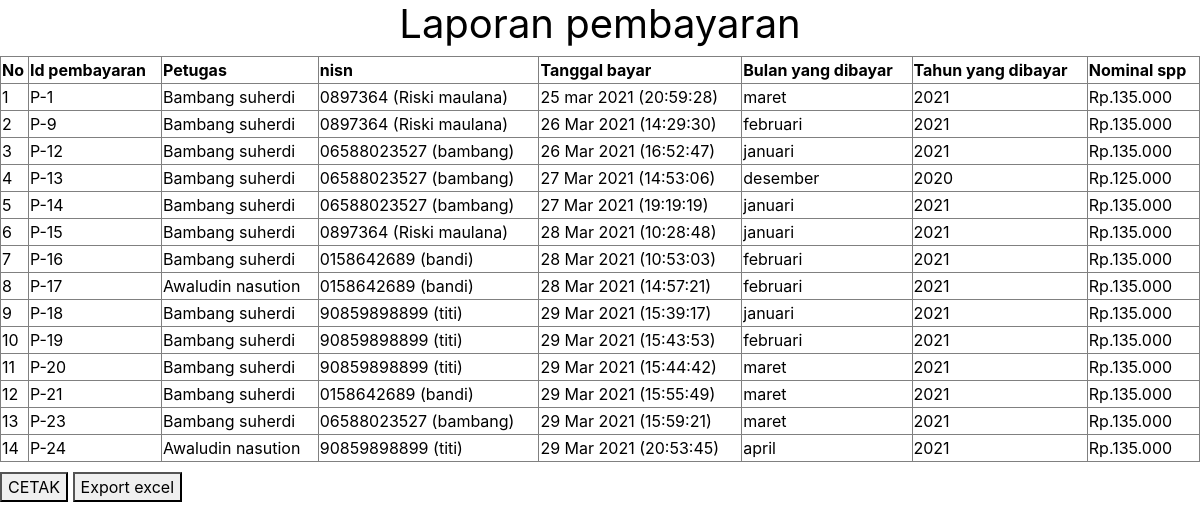
The app's page /laporan/daftar_pembayaran.php with its own data.
### tables this page shows
CREATE TABLE `pembayaran` (
  `id_pembayaran` int(11) NOT NULL,
  `id_petugas` int(11) NOT NULL,
  `id_siswa` int(11) NOT NULL,
  `tgl_bayar` varchar(20) NOT NULL,
  `bulan_bayar` varchar(10) NOT NULL,
  `tahun_bayar` varchar(4) NOT NULL,
  `id_spp` int(11) NOT NULL,
  `jumlah_bayar` int(20) NOT NULL,
  `jumlah_kembalian` int(20) NOT NULL,
  `jam_bayar` varchar(8) NOT NULL
);

CREATE TABLE `petugas` (
  `id_petugas` int(11) NOT NULL,
  `username` varchar(25) NOT NULL,
  `password` varchar(32) NOT NULL,
  `nama_petugas` varchar(35) NOT NULL,
  `level` varchar(12) NOT NULL
);

CREATE TABLE `siswa` (
  `id_siswa` int(11) NOT NULL,
  `nisn` char(11) NOT NULL,
  `nis` char(8) NOT NULL,
  `password` varchar(20) NOT NULL,
  `nama` varchar(35) NOT NULL,
  `id_kelas` int(11) NOT NULL,
  `alamat` text NOT NULL,
  `no_telp` varchar(20) NOT NULL
);

CREATE TABLE `spp` (
  `id_spp` int(11) NOT NULL,
  `tahun` int(11) NOT NULL,
  `nominal` int(11) NOT NULL
);

### laporan/daftar_pembayaran.php (the view, shortened to what this page needs)
<!DOCTYPE html>
<html lang="en">
<head>
    <link href="../css/sb-admin-2.min.css" rel="stylesheet">
</head>
<body>
<div id="tblData" class="table-responsive">
            <h1 align="center">Laporan pembayaran <?=$cari; ?></h1>
            <table border="1"  width="100%" cellspacing="0">
            <thead>
                    <tr>
                        <th>No</th>
                        <th>Id pembayaran</th>
                        <th>Petugas</th>
                        <th>nisn</th>
                        <th>Tanggal bayar</th>
                        <th>Bulan yang dibayar</th>
                        <th>Tahun yang dibayar</th>
                        <th>Nominal spp</th>
                    </tr>
                </thead>
                <tbody>
                <?php
                        include '../config.php';
                        $sql = mysqli_query($db,"SELECT * FROM pembayaran JOIN petugas ON pembayaran.id_petugas = petugas.id_petugas JOIN spp ON pembayaran.id_spp = spp.id_spp JOIN siswa ON pembayaran.id_siswa = siswa.id_siswa WHERE pembayaran.tgl_bayar LIKE '%$cari%' ORDER by pembayaran.id_pembayaran ASC");
                        $no = 1;
                        while ($ambil = mysqli_fetch_array($sql)) {
                            $id_pembayaran = $ambil['id_pembayaran'];
                            $nama_petugas = $ambil['nama_petugas'];
                            $nisn = $ambil['nisn'];
                            $tgl_bayar = $ambil['tgl_bayar'];
                            $bulan_bayar = $ambil['bulan_bayar'];
                            $tahun_bayar = $ambil['tahun_bayar'];
                            $nominal = $ambil['nominal'];
                            $jam_bayar = $ambil['jam_bayar'];
                            $nama = $ambil['nama'];
                ?>
                    <tr>
                        <td scope="col"><?=$no++; ?></td>
                        <td scope="col">P-<?=$id_pembayaran; ?></td>
                        <td scope="col"><?=$nama_petugas; ?></td>
                        <td scope="col"><?=$nisn; ?> (<?=$nama ;?>)</td>
                        <td scope="col"><?=$tgl_bayar; ?> (<?=$jam_bayar?>)</td>
                        <td scope="col"><?=$bulan_bayar; ?></td>
                        <td scope="col"><?=$tahun_bayar; ?></td>
                        <td scope="col">Rp.<?=number_format($nominal,0,'.','.')?></td>
                    </tr>
                    <?php
                }
                ?>
                </tbody>
            </table>
        </div>
        <a  href="#" onclick="window.print();"><button class="print">CETAK</button></a>
        <button class="print" onclick="tableHtmlToExcel('tblData', 'Laporan pembayaran <?=$cari; ?>')">Export excel</button>
</body>
</html>

### laporan/daftar_pembayaran.php (style rules this page uses)
* { color: black; }
.print { margin-top: 10px; }

### records on screen
pembayaran: id_pembayaran "1", id_petugas.nama_petugas "Bambang suherdi", id_siswa.nisn "0897364", id_siswa.nama "Riski maulana", tgl_bayar "25 mar 2021", jam_bayar "20:59:28", bulan_bayar "maret", tahun_bayar "2021", id_spp.nominal "135.000"
pembayaran: id_pembayaran "9", id_petugas.nama_petugas "Bambang suherdi", id_siswa.nisn "0897364", id_siswa.nama "Riski maulana", tgl_bayar "26 Mar 2021", jam_bayar "14:29:30", bulan_bayar "februari", tahun_bayar "2021", id_spp.nominal "135.000"
pembayaran: id_pembayaran "12", id_petugas.nama_petugas "Bambang suherdi", id_siswa.nisn "06588023527", id_siswa.nama "bambang", tgl_bayar "26 Mar 2021", jam_bayar "16:52:47", bulan_bayar "januari", tahun_bayar "2021", id_spp.nominal "135.000"
pembayaran: id_pembayaran "13", id_petugas.nama_petugas "Bambang suherdi", id_siswa.nisn "06588023527", id_siswa.nama "bambang", tgl_bayar "27 Mar 2021", jam_bayar "14:53:06", bulan_bayar "desember", tahun_bayar "2020", id_spp.nominal "125.000"
pembayaran: id_pembayaran "14", id_petugas.nama_petugas "Bambang suherdi", id_siswa.nisn "06588023527", id_siswa.nama "bambang", tgl_bayar "27 Mar 2021", jam_bayar "19:19:19", bulan_bayar "januari", tahun_bayar "2021", id_spp.nominal "135.000"
pembayaran: id_pembayaran "15", id_petugas.nama_petugas "Bambang suherdi", id_siswa.nisn "0897364", id_siswa.nama "Riski maulana", tgl_bayar "28 Mar 2021", jam_bayar "10:28:48", bulan_bayar "januari", tahun_bayar "2021", id_spp.nominal "135.000"
pembayaran: id_pembayaran "16", id_petugas.nama_petugas "Bambang suherdi", id_siswa.nisn "0158642689", id_siswa.nama "bandi", tgl_bayar "28 Mar 2021", jam_bayar "10:53:03", bulan_bayar "februari", tahun_bayar "2021", id_spp.nominal "135.000"
pembayaran: id_pembayaran "17", id_petugas.nama_petugas "Awaludin nasution", id_siswa.nisn "0158642689", id_siswa.nama "bandi", tgl_bayar "28 Mar 2021", jam_bayar "14:57:21", bulan_bayar "februari", tahun_bayar "2021", id_spp.nominal "135.000"
pembayaran: id_pembayaran "18", id_petugas.nama_petugas "Bambang suherdi", id_siswa.nisn "90859898899", id_siswa.nama "titi", tgl_bayar "29 Mar 2021", jam_bayar "15:39:17", bulan_bayar "januari", tahun_bayar "2021", id_spp.nominal "135.000"
pembayaran: id_pembayaran "19", id_petugas.nama_petugas "Bambang suherdi", id_siswa.nisn "90859898899", id_siswa.nama "titi", tgl_bayar "29 Mar 2021", jam_bayar "15:43:53", bulan_bayar "februari", tahun_bayar "2021", id_spp.nominal "135.000"
pembayaran: id_pembayaran "20", id_petugas.nama_petugas "Bambang suherdi", id_siswa.nisn "90859898899", id_siswa.nama "titi", tgl_bayar "29 Mar 2021", jam_bayar "15:44:42", bulan_bayar "maret", tahun_bayar "2021", id_spp.nominal "135.000"
pembayaran: id_pembayaran "21", id_petugas.nama_petugas "Bambang suherdi", id_siswa.nisn "0158642689", id_siswa.nama "bandi", tgl_bayar "29 Mar 2021", jam_bayar "15:55:49", bulan_bayar "maret", tahun_bayar "2021", id_spp.nominal "135.000"
pembayaran: id_pembayaran "23", id_petugas.nama_petugas "Bambang suherdi", id_siswa.nisn "06588023527", id_siswa.nama "bambang", tgl_bayar "29 Mar 2021", jam_bayar "15:59:21", bulan_bayar "maret", tahun_bayar "2021", id_spp.nominal "135.000"
pembayaran: id_pembayaran "24", id_petugas.nama_petugas "Awaludin nasution", id_siswa.nisn "90859898899", id_siswa.nama "titi", tgl_bayar "29 Mar 2021", jam_bayar "20:53:45", bulan_bayar "april", tahun_bayar "2021", id_spp.nominal "135.000"
